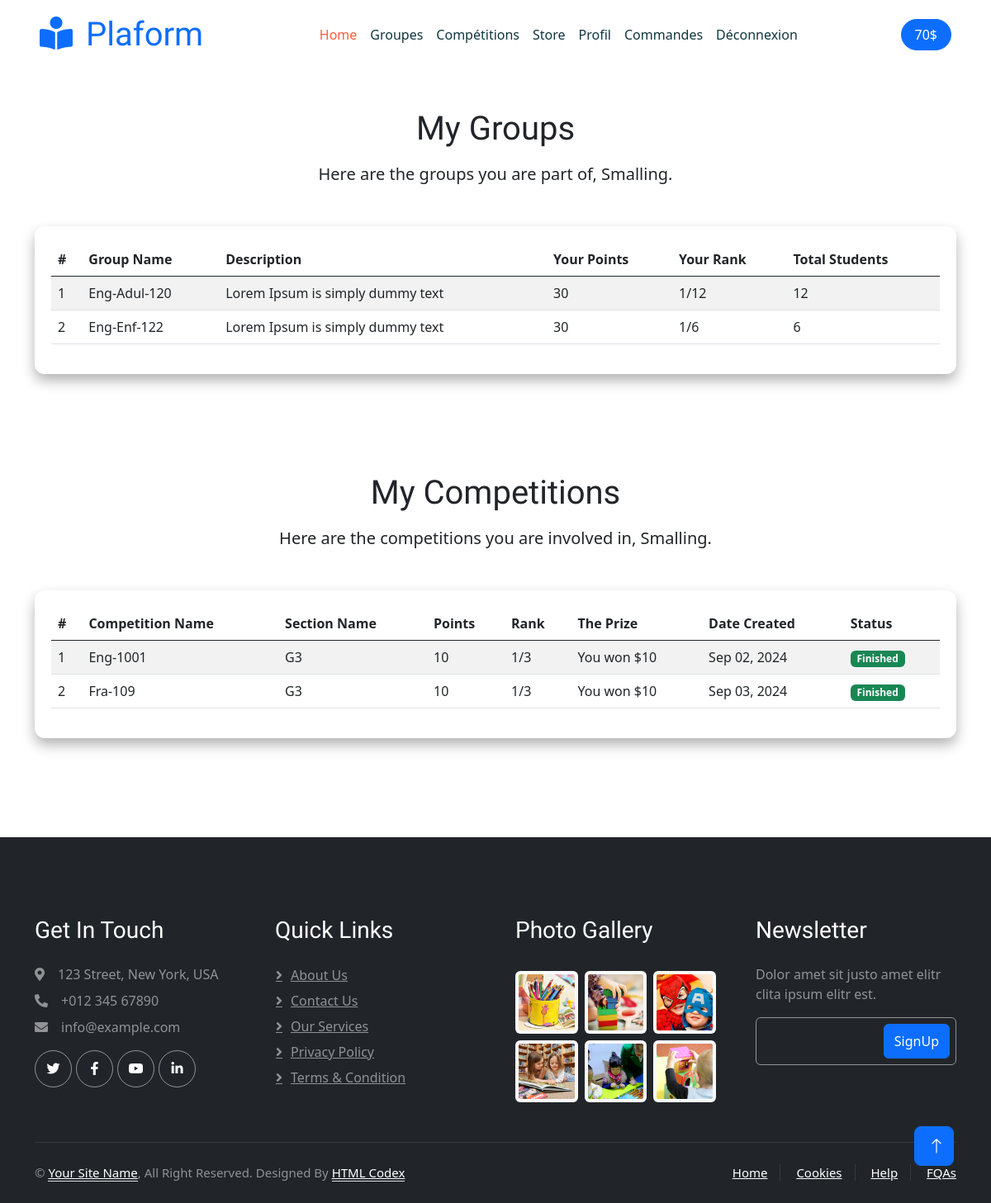
Before: /homeEtudiant/ (signed in) with the older database file.
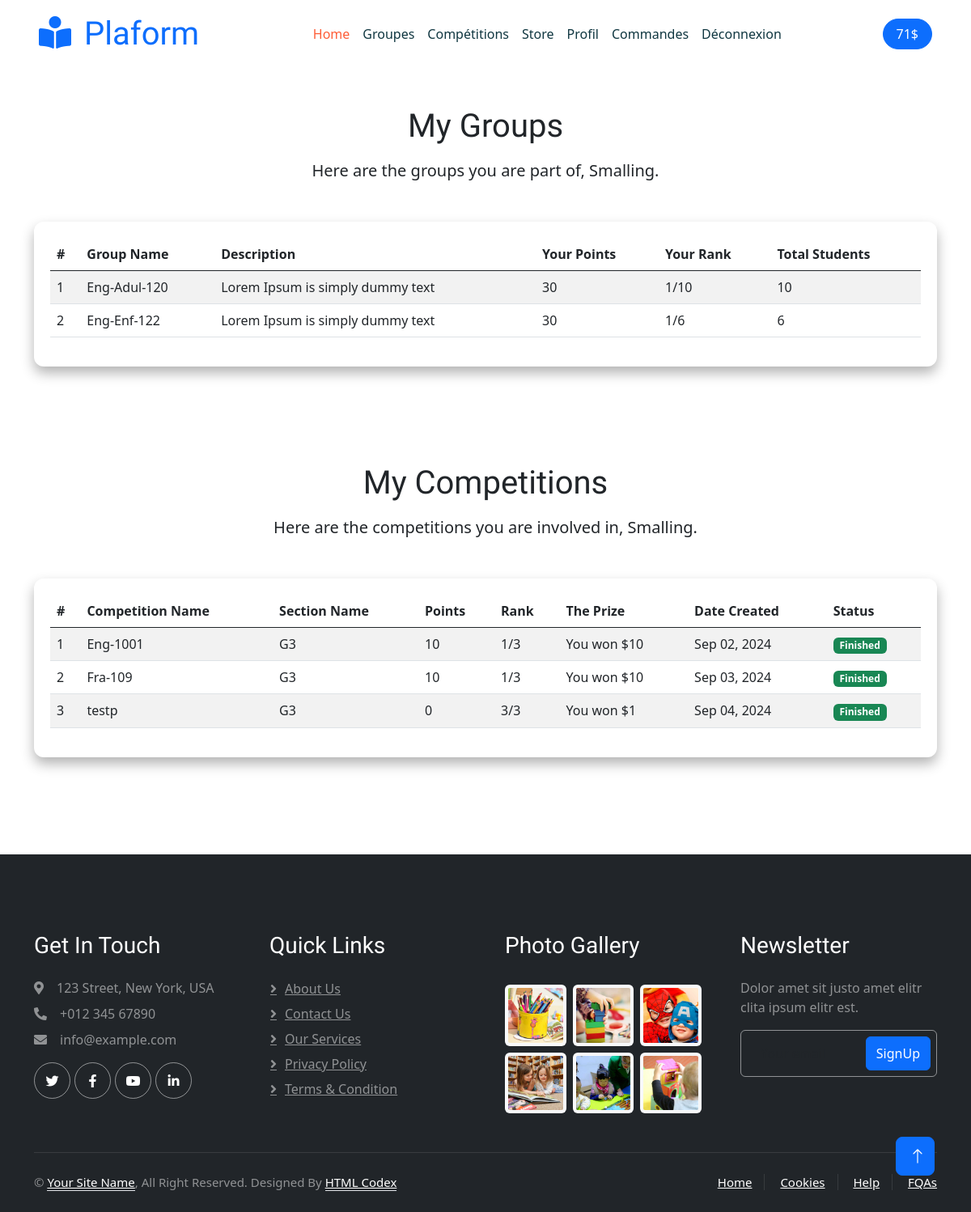
After: the same page with the newer database file.
### platformTK/models.py (models this page shows, shortened)
class Etudiant(models.Model):
    user = models.OneToOneField(User, null=True, on_delete=models.CASCADE)
    prenom = models.CharField(max_length=50)
    nom = models.CharField(max_length=50)
    date_de_naissance = models.DateField()
    email = models.EmailField(unique=True)
    numéro_de_téléphone = models.CharField(max_length=15, blank=True, null=True)
    avatar = models.ImageField(null=True, blank=True)
    slugEtudiant = models.SlugField(blank=True, null=True)
    date_created = models.DateField(auto_now_add=True, null=True, blank=True)
    points = models.IntegerField(default=0,blank=True, null=True)
    EtudiantCode = models.CharField(max_length=100, null=True, blank=True, default=generate_etudiant_code)

class Groups(models.Model):
    name = models.CharField(max_length=100)
    description = models.CharField(max_length=300)
    code_group = models.CharField(max_length=100, unique=True, blank=True, editable=False)
    etudiants = models.ManyToManyField(Etudiant, related_name='groups')
    profs = models.ManyToManyField(prof, related_name='groups')
    date_created = models.DateField(auto_now_add=True, null=True, blank=True)

class Competitions(models.Model):
    name = models.CharField(max_length=100)
    number_of_sections = models.PositiveIntegerField()  # Number of sections for the competition
    group = models.ForeignKey('Groups', related_name='competitions', on_delete=models.CASCADE)  # Use ForeignKey for one group
    date_created = models.DateField(auto_now_add=True, null=True, blank=True)
    is_finished = models.BooleanField(default=False)  # New field to track if competition is finished
    prof = models.ForeignKey('prof', related_name='competitions', on_delete=models.CASCADE)  # Link to the professor

class Sections(models.Model):
    competition = models.ForeignKey('Competitions', on_delete=models.CASCADE, related_name='sections')
    section_name = models.CharField(max_length=100)
    etudiants = models.ManyToManyField('Etudiant', related_name='sections')
    points = models.PositiveIntegerField(default=0)

### platformTK/decorators.py (the view)
        def wrapper_func(request , *args,**kwargs):
            group = None
            if request.user.groups.exists():
               group =  request.user.groups.all()[0].name
            if group in allowedGroups:
               return view_func(request , *args,**kwargs)
            else:
                return redirect('/')

### platformTK/templates/platformTK/Etudiant/homeEtudiant.html (shortened to what this page needs)
{% load static  %}
<!DOCTYPE html>
<html lang="en">
<head>
    <link href="https://cdnjs.cloudflare.com/ajax/libs/font-awesome/5.10.0/css/all.min.css" rel="stylesheet">
    <link href="https://cdn.jsdelivr.net/npm/bootstrap-icons@1.4.1/font/bootstrap-icons.css" rel="stylesheet">
    <link href="{% static 'lib/animate/animate.min.css' %}" rel="stylesheet">
    <link href="{% static 'lib/owlcarousel/assets/owl.carousel.min.css' %}" rel="stylesheet">
    <link href="{% static 'css/bootstrap.min.css' %}" rel="stylesheet">
    <link href="{% static 'css/style.css' %}" rel="stylesheet">
    <link href="{% static 'css/styleTbale.css' %}" rel="stylesheet">
     <link href="https://maxcdn.bootstrapcdn.com/bootstrap/5.3.0/css/bootstrap.min.css" rel="stylesheet">
</head>
<body>
    {%  include  'platformTK/Etudiant/navbar.html' %}
    {% block content %}
<div class="container-xxl py-5">
    <div class="container">
        <div class="text-center mb-5">
            <h1 class="mb-3">My Groups</h1>
            <p class="lead">Here are the groups you are part of, {{ etudiant.prenom }}.</p>
        </div>
        <div class="row justify-content-center">
            {% if group_data %}
            <div class="col-lg-12 mb-4">
                <div class="table-wrapper">
                    <div class="table-responsive">
                        <table class="table table-striped">
                            <thead>
                                <tr>
                                    <th>#</th>
                                    <th>Group Name</th>
                                    <th>Description</th>
                                    <th>Your Points</th>
                                    <th>Your Rank</th>
                                    <th>Total Students</th>
                                </tr>
                            </thead>
                            <tbody>
                                {% for data in group_data %}
                                <tr>
                                    <td>{{ forloop.counter }}</td>
                                    <td>{{ data.group.name }}</td>
                                    <td>{{ data.group.description }}</td>
                                    <td>{{ data.points }}</td>
                                    <td>{{ data.rank }}/{{ data.total_students }}</td>
                                    <td>{{ data.total_students }}</td>
                                </tr>
                                {% endfor %}
                            </tbody>
                        </table>
                    </div>
                </div>
            </div>
            {% else %}
            <div class="alert alert-info" role="alert">
                You are not part of any groups.
            </div>
            {% endif %}
        </div>
    </div>
</div>
<div class="container-xxl py-5">
    <div class="container">
        <div class="text-center mb-5">
            <h1 class="mb-3">My Competitions</h1>
            <p class="lead">Here are the competitions you are involved in, {{ etudiant.prenom }}.</p>
        </div>
        <div class="row justify-content-center">
            {% if competition_section_data %}
            <div class="col-lg-12 mb-4">
                <div class="table-wrapper">
                    <div class="table-responsive">
                        <table class="table table-striped">
                            <thead>
                                <tr>
                                    <th>#</th>
                                    <th>Competition Name</th>
                                    <th>Section Name</th>
                                    <th>Points</th>
                                    <th class="d-none d-md-table-cell">Rank</th>
                                    <th>The Prize</th>
                                    <th class="d-none d-md-table-cell">Date Created</th>
                                    <th class="d-none d-md-table-cell">Status</th>
                                </tr>
                            </thead>
                            <tbody>
                                {% for data in competition_section_data %}
                                <tr>
                                    <td>{{ forloop.counter }}</td>
                                    <td>{{ data.competition.name }}</td>
                                    <td>{{ data.section.section_name }}</td>
                                    <td>{{ data.points }}</td>
                                    <td class="d-none d-md-table-cell">{{ data.rank }}/{{ data.competition.number_of_sections }}</td>
                                    <td>
                                        {% if data.rank == 1 %}
                                        You won $10
                                        {% elif data.rank == 2 %}
                                        You won $5
                                        {% elif data.rank == 3 %}
                                        You won $1
                                        {% else %}
                                        You won $0
                                        {% endif %}
                                    </td>
                                    <td class="d-none d-md-table-cell">{{ data.competition.date_created|date:"M d, Y" }}</td>
                                    <td class="d-none d-md-table-cell">
                                        {% if data.competition.is_finished %}
                                            <span class="badge bg-success text-white">Finished</span>
                                        {% else %}
                                            <span class="badge bg-warning text-dark">Ongoing</span>
                                        {% endif %}
                                    </td>
                                </tr>
                                {% endfor %}
                            </tbody>
                        </table>
                    </div>
                </div>
            </div>
            {% else %}
            <div class="alert alert-info" role="alert">
                You are not involved in any competitions.
            </div>
            {% endif %}
        </div>
    </div>
</div>
        {% endblock  %}
        <div class="container-fluid bg-dark text-white-50 footer pt-5 mt-5 wow fadeIn" data-wow-delay="0.1s">
            <div class="container py-5">
                <div class="row g-5">
                    <div class="col-lg-3 col-md-6">
                        <h3 class="text-white mb-4">Get In Touch</h3>
                        <p class="mb-2"><i class="fa fa-map-marker-alt me-3"></i>123 Street, New York, USA</p>
                        <p class="mb-2"><i class="fa fa-phone-alt me-3"></i>+012 345 67890</p>
                        <p class="mb-2"><i class="fa fa-envelope me-3"></i>info@example.com</p>
                        <div class="d-flex pt-2">
                            <a class="btn btn-outline-light btn-social" href=""><i class="fab fa-twitter"></i></a>
                            <a class="btn btn-outline-light btn-social" href=""><i class="fab fa-facebook-f"></i></a>
                            <a class="btn btn-outline-light btn-social" href=""><i class="fab fa-youtube"></i></a>
                            <a class="btn btn-outline-light btn-social" href=""><i class="fab fa-linkedin-in"></i></a>
                        </div>
                    </div>
                    <div class="col-lg-3 col-md-6">
                        <h3 class="text-white mb-4">Quick Links</h3>
                        <a class="btn btn-link text-white-50" href="">About Us</a>
                        <a class="btn btn-link text-white-50" href="">Contact Us</a>
                        <a class="btn btn-link text-white-50" href="">Our Services</a>
                        <a class="btn btn-link text-white-50" href="">Privacy Policy</a>
                        <a class="btn btn-link text-white-50" href="">Terms & Condition</a>
                    </div>
                    <div class="col-lg-3 col-md-6">
                        <h3 class="text-white mb-4">Photo Gallery</h3>
                        <div class="row g-2 pt-2">
                            <div class="col-4">
                                <img class="img-fluid rounded bg-light p-1" src="img/classes-1.jpg" alt="">
                            </div>
                            <div class="col-4">
                                <img class="img-fluid rounded bg-light p-1" src="img/classes-2.jpg" alt="">
                            </div>
                            <div class="col-4">
                                <img class="img-fluid rounded bg-light p-1" src="img/classes-3.jpg" alt="">
                            </div>
                            <div class="col-4">
                                <img class="img-fluid rounded bg-light p-1" src="img/classes-4.jpg" alt="">
                            </div>
                            <div class="col-4">
                                <img class="img-fluid rounded bg-light p-1" src="img/classes-5.jpg" alt="">
                            </div>
                            <div class="col-4">
                                <img class="img-fluid rounded bg-light p-1" src="img/classes-6.jpg" alt="">
                            </div>
                        </div>
                    </div>
                    <div class="col-lg-3 col-md-6">
                        <h3 class="text-white mb-4">Newsletter</h3>
                        <p>Dolor amet sit justo amet elitr clita ipsum elitr est.</p>
                        <div class="position-relative mx-auto" style="max-width: 400px;">
                            <input class="form-control bg-transparent w-100 py-3 ps-4 pe-5" type="text" placeholder="Your email">
                            <button type="button" class="btn btn-primary py-2 position-absolute top-0 end-0 mt-2 me-2">SignUp</button>
                        </div>
                    </div>
                </div>
            </div>
            <div class="container">
                <div class="copyright">
                    <div class="row">
                        <div class="col-md-6 text-center text-md-start mb-3 mb-md-0">
                            &copy; <a class="border-bottom" href="#">Your Site Name</a>, All Right Reserved.
							Designed By <a class="border-bottom" href="https://htmlcodex.com">HTML Codex</a>
                        </div>
                        <div class="col-md-6 text-center text-md-end">
                            <div class="footer-menu">
                                <a href="">Home</a>
                                <a href="">Cookies</a>
                                <a href="">Help</a>
                                <a href="">FQAs</a>
                            </div>
                        </div>
                    </div>
                </div>
            </div>
        </div>
        <a href="#" class="btn btn-lg btn-primary btn-lg-square back-to-top"><i class="bi bi-arrow-up"></i></a>
    </div>
</body>
</html>

### platformTK/templates/platformTK/Etudiant/navbar.html (shortened to what this page needs)
<div class="container-xxl bg-white p-0">
    <nav class="navbar navbar-expand-lg bg-white navbar-light sticky-top px-4 px-lg-5 py-lg-0">
        <a href="index.html" class="navbar-brand">
            <h1 class="m-0 text-primary"><i class="fa fa-book-reader me-3"></i>Plaform</h1>
        </a>
        <div class="collapse navbar-collapse" id="navbarCollapse">
            <div class="navbar-nav mx-auto">
                <a href="{% url "homeEtudiant" %}" class="nav-item nav-link active">Home</a>
                <a href="{% url "my_groups" %}" class="nav-item nav-link">Groupes</a>
                <a href="{% url "my_competitions" %}" class="nav-item nav-link">Compétitions</a>
                <a href="{% url "Store" %}" class="nav-item nav-link">Store</a>
                <a href="{% url "profile" %}" class="nav-item nav-link">Profil</a>
                <a href="{% url 'list_commandes' %}" class="nav-item nav-link">Commandes</a>
                <a href="{% url 'userLogout' %}" class="nav-item nav-link">Déconnexion</a>
            </div>
            <a href="" class="btn btn-primary rounded-pill px-3 d-none d-lg-block">{{etudiant.points}}$</i></a> {% comment %} <i class="fa fa-arrow-right ms-3"> {% endcomment %}
        </div>
    </nav>

Changed rows visible on the page:
changed Etudiant "Smalling": points "70" → "71"
computed for Groups "Eng-Adul-120": total_students "12" → "10"
added Competitions: competition.name "testp", section.section_name "G3", points "0", rank "3", competition.number_of_sections "3", shows "You won $1", competition.date_created "Sep 04, 2024", is_finished "Finished"
